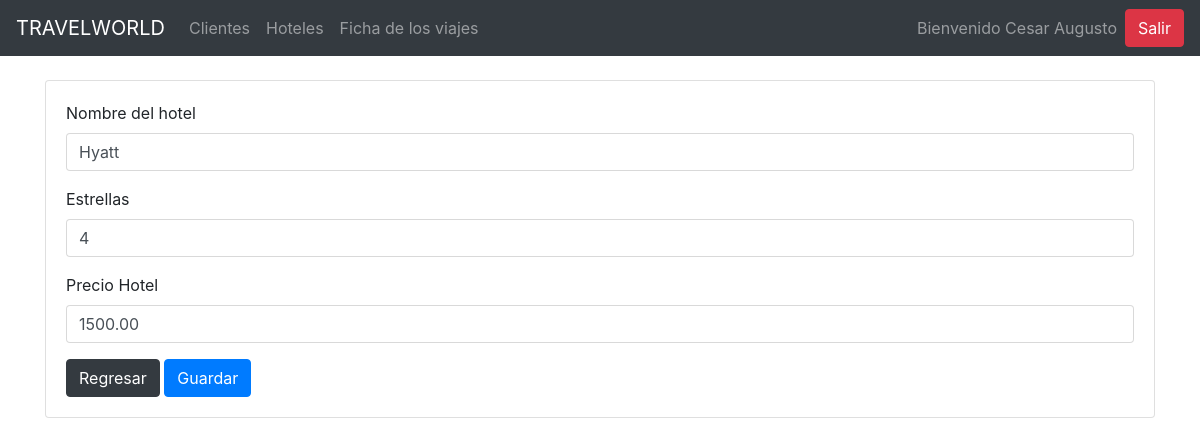
The app's page /?page=adm-hotel-editar&id=2 (signed in) with its own data.
### tables this page shows
CREATE TABLE `hoteles` (
  `idHotel` int(11) NOT NULL AUTO_INCREMENT,
  `nombreHotel` varchar(30) NOT NULL,
  `estrellas` char(1) NOT NULL,
  `precioHotel` decimal(12,2) NOT NULL,
  PRIMARY KEY (`idHotel`)
);

### resources/class/class.connection.php (called while the page is built, shortened)
<?php
$db = Connection("travelworld");
function Connection($database,$usr="root",$pass=""){
    $obj= new DBObject("localhost",$database,$usr,$pass);
    $obj->execute("set names utf8",array());
    return($obj);
}
class DBObject {
    private $conn;
    private $rs;
    private $mode;
    function __construct($host,$database,$usuario,$password=""){
        try{
            $this->conn = new PDO("mysql:host={$host};dbname={$database}", $usuario, $password);
       	    $this->conn->setAttribute(PDO::ATTR_ERRMODE, PDO::ERRMODE_EXCEPTION);
        } catch(PDOException $e){
            echo "ERROR: " . $e->getMessage();
        }
    }
    function fetchObject(){
        $this->mode = PDO::FETCH_OBJ;
    }
	function query($sql,$params=array())
	{
	    try {
           $this->rs = $this->conn->prepare($sql);
           $this->rs->execute($params);
           $this->rs->setFetchMode($this->mode);
           return($this->rs);
        }
        catch(Exception $e) {
           $this->showDebug($sql,$e);
        }
	}
	function record($sql,$params=array(), $array=false)
	{
	    $this->query($sql,$params);
    	return ($this->next($this->rs));
	}
	function execute($sql,$params=array())
	{
	    try {
           $this->rs = $this->conn->prepare($sql);
           $this->rs->execute($params);
        }
        catch(Exception $e) {
           $this->showDebug($sql,$e);
        }
	}
	function next($rs)
	{
	    if($rs)
            return($rs->fetch());
        else
    		return($this->rs->fetch());
	}
}
?>

### models/model.hotel.php (called while the page is built, shortened)
<?php
require_once("model.base.php");
$hotel = new Hotel($db);
?>

### models/model.base.php (called while the page is built, shortened)
<?php
require_once($_SERVER["DOCUMENT_ROOT"] . "/travelworld/resources/class/class.connection.php");
class Model {
    public    $db;
    private   $view;
    private   $key;
    public function __construct($db) {
        $this->db   = $db;
    }
    public function setView ($v) {$this->view =$v;}
    public function setKey  ($k) {$this->key  =$k;}
    public function getOne($id){
        $this->data=$this->db->record("SELECT * FROM {$this->view} WHERE {$this->key}=?",array($id));
    }
}
?>

### views/user/administrador/hotel_editar.php (the view, shortened to what this page needs)
<?php
    include $base_dir . "/models/model.hotel.php";
    $id = $_GET['id'];
    $hotel->getOne($id);
?>
    <body>
    <br>
    <div class="container">
        <div class="row">
            <div class="col-md-12">
                <div class="card">
                    <div class="card-body">
                        <form action="controllers/controller.hotel.php" method="post">
                        <div class="form-group">
                            <label>Nombre del hotel </label>
                            <input class="form-control" type="text" name='nom' value='<?=$hotel->data->nombreHotel?>'/>
                        </div>
                        <div class="form-group">
                                <label>Estrellas </label>
                                <input type="text" class="form-control" name="est" value="<?=$hotel->data->estrellas?>">
                        </div>
                        <div class="form-group">
                                <label>Precio Hotel</label>
                                <input type="text" class="form-control" name="pre" value="<?=$hotel->data->precioHotel?>">
                        </div>
                            <a href="?page=hoteles" class="btn btn-dark">Regresar</a>
                            <input type="submit" class="btn btn-primary" value="Guardar">
                        </form>
                    </div>
                </div>
            </div>
        </div>
        <br>
    </div>

### records on screen
hoteles: nom "Hyatt", est "4", pre "1500.00"

### other values on screen
$_SESSION['usuario']->nombreUsuario "Cesar Augusto"
